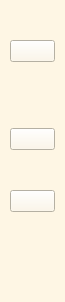
     <widget class="QWidget" name="icon_only_widget" native="true">
      <property name="minimumSize">
       <size>
        <width>65</width>
        <height>0</height>
       </size>
      </property>
      <property name="maximumSize">
       <size>
        <width>65</width>
        <height>16777215</height>
       </size>
      </property>
      <property name="styleSheet">
       <string notr="true"> background-color: #FEF6E4;
  
</string>
      </property>
      <layout class="QVBoxLayout" name="verticalLayout" stretch="0,0,0,0,0,0">
       <property name="spacing">
        <number>40</number>
       </property>
       <property name="leftMargin">
        <number>10</number>
       </property>
       <property name="topMargin">
        <number>20</number>
       </property>
       <property name="rightMargin">
        <number>10</number>
       </property>
       <property name="bottomMargin">
        <number>50</number>
       </property>
       <item>
        <spacer name="verticalSpacer_5">
         <property name="orientation">
          <enum>Qt::Vertical</enum>
         </property>
         <property name="sizeType">
          <enum>QSizePolicy::Expanding</enum>
         </property>
         <property name="sizeHint" stdset="0">
          <size>
           <width>20</width>
           <height>20</height>
          </size>
         </property>
        </spacer>
       </item>
       <item>
        <widget class="QPushButton" name="dashboardbutton_2">
         <property name="sizePolicy">
          <sizepolicy hsizetype="Expanding" vsizetype="Expanding">
           <horstretch>0</horstretch>
           <verstretch>0</verstretch>
          </sizepolicy>
         </property>
         <property name="styleSheet">
          <string notr="true">QPushButton:hover {
    background-color: qlineargradient(spread: pad, x1: 0, y1: 0, x2: 1, y2: 0, stop: 0 #FEF6E4, stop: 1 #ADD8E6);
    border-top-left-radius: 20px;
    border-bottom-left-radius: 20px;
}

QPushButton:pressed {
    background-color: rgb(254, 246, 228);
    border-top-left-radius: 20px;
    border-bottom-left-radius: 20px;
 
}
</string>
         </property>
         <property name="text">
          <string/>
         </property>
         <property name="icon">
          <iconset resource="resource.qrc">
           <normaloff>:/icons/icon/dashboard.png</normaloff>:/icons/icon/dashboard.png</iconset>
         </property>
         <property name="checkable">
          <bool>true</bool>
         </property>
         <property name="autoExclusive">
          <bool>true</bool>
         </property>
        </widget>
       </item>
       <item>
        <spacer name="verticalSpacer">
         <property name="orientation">
          <enum>Qt::Vertical</enum>
         </property>
         <property name="sizeHint" stdset="0">
          <size>
           <width>20</width>
           <height>26</height>
          </size>
         </property>
        </spacer>
       </item>
       <item>
        <widget class="QPushButton" name="infobutton_2">
         <property name="sizePolicy">
          <sizepolicy hsizetype="Minimum" vsizetype="Minimum">
           <horstretch>0</horstretch>
           <verstretch>0</verstretch>
          </sizepolicy>
         </property>
         <property name="styleSheet">
          <string notr="true">QPushButton:hover {
    background-color: qlineargradient(spread: pad, x1: 0, y1: 0, x2: 1, y2: 0, stop: 0 #FEF6E4, stop: 1 #ADD8E6);
    border-top-left-radius: 20px;
    border-bottom-left-radius: 20px;
}

QPushButton:pressed {
    background-color: rgb(254, 246, 228);
    border-top-left-radius: 20px;
    border-bottom-left-radius: 20px;
 
}
</string>
         </property>
         <property name="text">
          <string/>
         </property>
         <property name="icon">
          <iconset resource="resource.qrc">
           <normaloff>:/icons/icon/icons8-about-50.png</normaloff>:/icons/icon/icons8-about-50.png</iconset>
         </property>
         <property name="checkable">
          <bool>true</bool>
         </property>
         <property name="autoExclusive">
          <bool>true</bool>
         </property>
        </widget>
       </item>
       <item>
        <widget class="QPushButton" name="exitbutton_2">
         <property name="sizePolicy">
          <sizepolicy hsizetype="Minimum" vsizetype="Minimum">
           <horstretch>0</horstretch>
           <verstretch>0</verstretch>
          </sizepolicy>
         </property>
         <property name="styleSheet">
          <string notr="true">QPushButton:hover {
    background-color: qlineargradient(spread: pad, x1: 0, y1: 0, x2: 1, y2: 0, stop: 0 #FEF6E4, stop: 1 #ADD8E6);
    border-top-left-radius: 20px;
    border-bottom-left-radius: 20px;
}

QPushButton:pressed {
    background-color: rgb(254, 246, 228);
    border-top-left-radius: 20px;
    border-bottom-left-radius: 20px;
 
}
</string>
         </property>
         <property name="text">
          <string/>
         </property>
         <property name="icon">
          <iconset resource="resource.qrc">
           <normaloff>:/icons/icon/icons8-exit-35.png</normaloff>:/icons/icon/icons8-exit-35.png</iconset>
         </property>
         <property name="checkable">
          <bool>true</bool>
         </property>
         <property name="autoExclusive">
          <bool>true</bool>
         </property>
        </widget>
       </item>
       <item>
        <spacer name="verticalSpacer_4">
         <property name="orientation">
          <enum>Qt::Vertical</enum>
         </property>
         <property name="sizeHint" stdset="0">
          <size>
           <width>20</width>
           <height>40</height>
          </size>
         </property>
        </spacer>
       </item>
      </layout>
     </widget>
